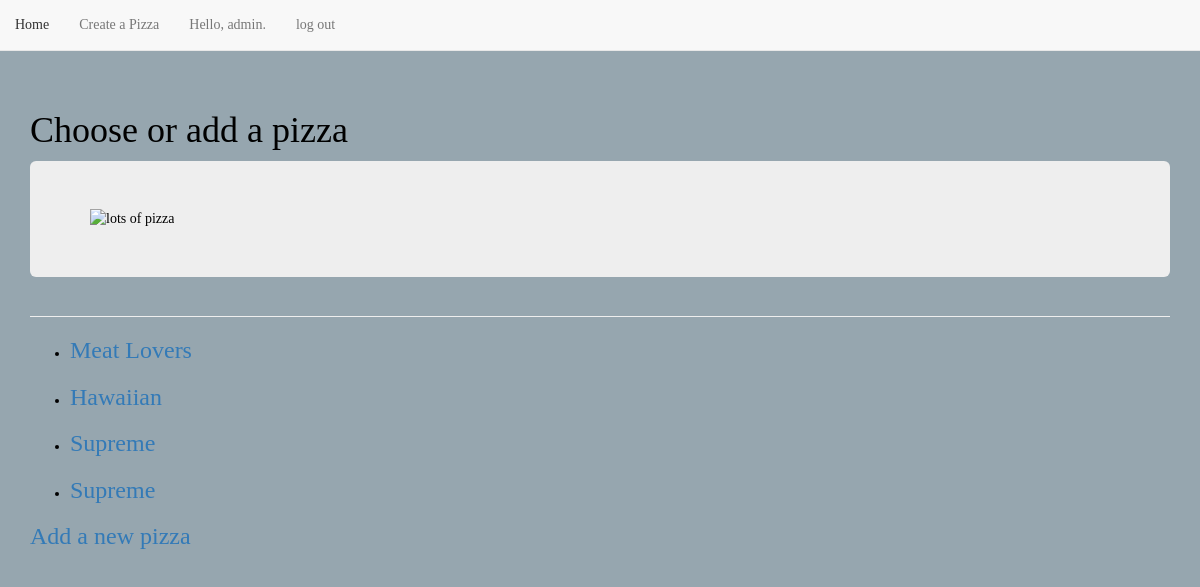
Page /pizzas (signed in) on the earlier database version.
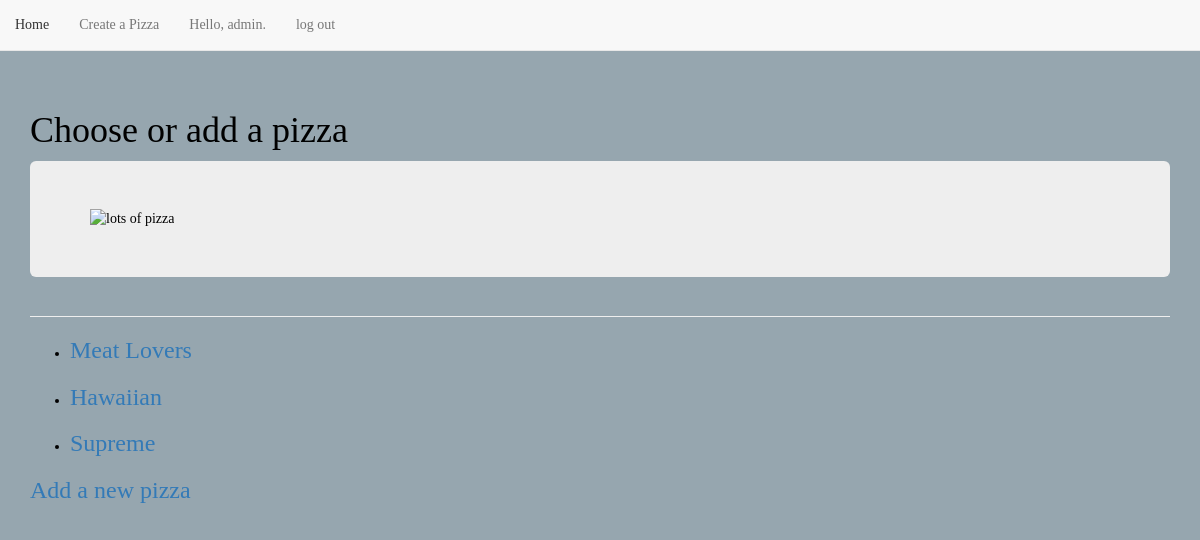
Same page on the later database version.
### pizzas/models.py (models this page shows)
class Pizza(models.Model):
    text = models.CharField(max_length=200)
    date_added = models.DateTimeField(auto_now_add=True)
    owner = models.ForeignKey(User, on_delete=models.CASCADE)
    def __str__(self):
        return self.text

### pizzas/views.py (the view)
# urls.py: path('', include('pizzas.urls', namespace='pizzas')),
@login_required
def pizzas(request):
    pizzas = Pizza.objects.filter(owner=request.user).order_by('date_added')
    context = {'pizzas':pizzas}
    return render (request, 'pizzas/pizzas.html', context)

### pizzas/templates/pizzas/pizzas.html
{% extends "pizzas/base.html" %}
{% block header %}
<h1>Choose or add a pizza</h1>
<div class='jumbotron'>
    <img src="https://cdn.foodism.co.uk/featured_image/5c51a4ec43e1b.jpeg" alt="lots of pizza" width="600" height="300">
</div>
{% endblock header %}
{% block content %}
<ul>
    {% for pizza in pizzas %}
    <li>
        <h3>
            <a href="{% url 'pizzas:pizza' pizza.id %}">{{ pizza }}</a>
        </h3>
    </li>
    {% empty %}
        <li>No Pizzas have been added yet.</li>
    {% endfor %}
</ul>
<h3><a href="{% url 'pizzas:new_pizza' %}">Add a new pizza</a></h3>
{% endblock content %}

Differences in the rows shown:
removed Pizza: text "Supreme"
